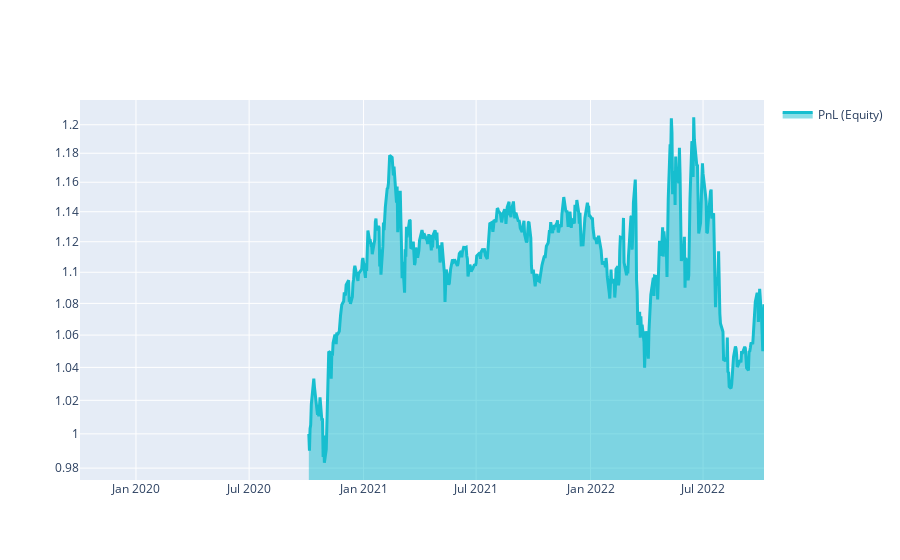

This figure's notebook cell:
### Markdown cell above
# Q18 Quick Start

This template shows you the basic steps for taking part to the **Q18 NASDAQ-100 Stock Long-Short contest**.

### Code cell
import xarray as xr

import qnt.ta as qnta
import qnt.data as qndata
import qnt.output as qnout
import qnt.stats as qns

data = qndata.stocks.load_ndx_data(min_date="2019-10-03")

close     = data.sel(field="close")
is_liquid = data.sel(field="is_liquid")
sma_slow  = qnta.sma(close, 150)
sma_fast  = qnta.sma(close, 20)
weights   = xr.where(sma_slow < sma_fast, 1, -1)
weights   = weights * is_liquid

weights = qnout.clean(weights, data, "stocks_nasdaq100")

# calc stats
stats = qns.calc_stat(data, weights.sel(time=slice("2020-10-03", None)))
display(stats.to_pandas().tail())

# graph
performance = stats.to_pandas()["equity"]
import qnt.graph as qngraph

qngraph.make_plot_filled(performance.index, performance, name="PnL (Equity)", type="log")

### Figure 1 — Plotly figure (JSON) as saved in the notebook; plotly's stock layout.template omitted (floating-point values rounded to 4 significant figures; data arrays with more than 128 entries replaced by an {"elided": "..."} marker saying what was removed)
{"data": [{"fill": "tonexty", "line": {"color": "#17BECF", "width": 3}, "name": "PnL (Equity)", "type": "scatter", "x": {"elided": "760 str values"}, "y": {"elided": "760 float values"}}], "layout": {"showlegend": true, "yaxis": {"range": [-0.01182, 0.08553], "type": "log"}}}
